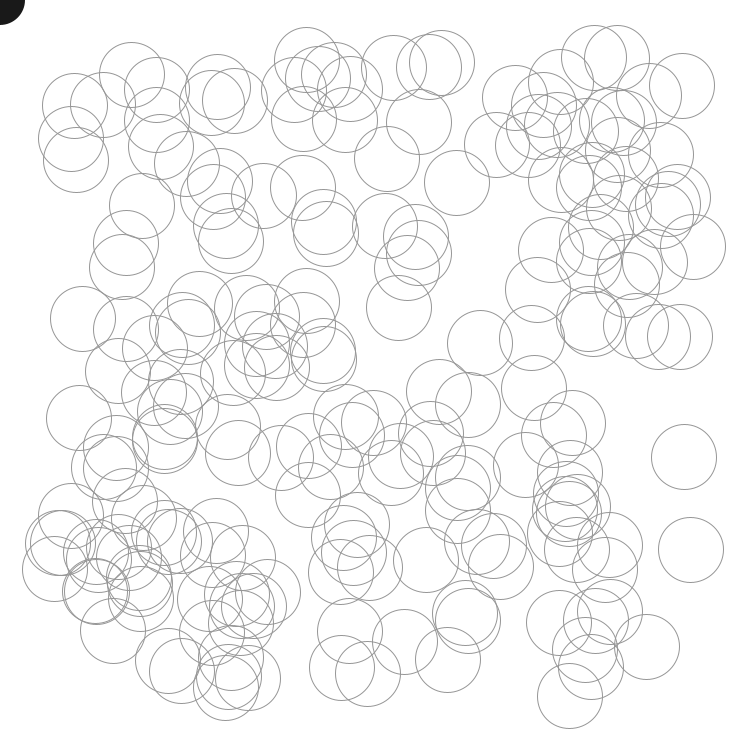
Frame 1 (no input)
Frame 60 (the mouse pressed at the canvas centre just before this capture): identical to frame 1, image omitted
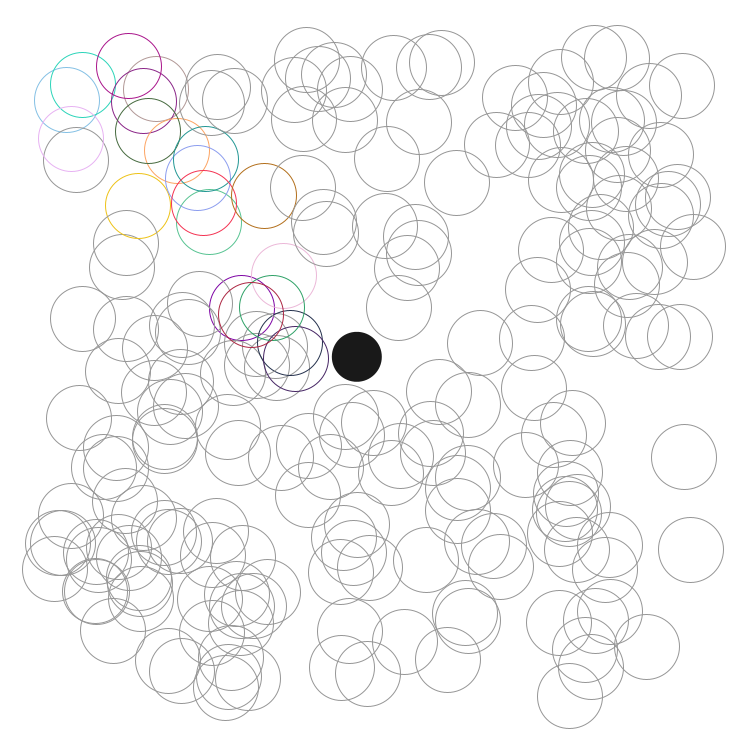
Frame 120 (the mouse held since frame 60 and released just before this capture)

The Processing sketch that drew these frames (run headless with seeded random() and noise(); from frame 60 on, the mouse is pressed at the canvas centre):

// Processing sketch: processing_141700
// ── processing_141700.pde

BankRobber br1;
BankWall[] bw1;
float x, y;

void setup() {
  size(750, 750);
  background(255);
  br1 = new BankRobber();
  
  x = random(50, 700);
  y = random(50, 700);
  bw1 = new BankWall[200];
  for (int i = 0; i < 200; i++) {
     bw1[i] = new BankWall(random(50, 700),random(50, 700)); 
  }
  
}

void draw() {
  background(255);
  br1.display();
  br1.run();
 
 for (int i = 0; i < 200; i++) {
     bw1[i].display();
     if (bw1[i].touching(br1)) {
       bw1[i].moveWall(); 
     }
     bw1[i].moveBack();
  }
  
}

//------------
//BANK CLASS
//------------

class BankWall {
    
  float x, orig_x, y, orig_y;
  float e = .05;
  float radius = 32.5;
  
  float r = random(255);
  float g = random(255);
  float bl = random(255);
  color c = color(150);
 
  BankWall(float _x, float _y) {
    x = _x;
    y = _y;
    orig_x = x;
    orig_y = y;
  }
 
  void display() {
    stroke(c);
    noFill();
    ellipse(x, y,65,65);
    
  }
 
 //check if the BankRobber is touching the bank wall
  boolean touching(BankRobber b) {
   boolean bool = false;
   float d = dist(x,y, b.x, b.y);
   if (d < b.radius*2) {
     bool = true;
   }
   return bool;
  }
  
  //if the BankRobber is touching, we want to move our wall
  void moveWall() {
    float runX = mouseX - x;
    float runY = mouseY - y;
    
    if (abs(runX) > 1) {
      //offest x position to create easing effect
      x -= runX * e;
    }
    if (abs(runY) > 1) {
      //offest y position to create easing effect
      y -= runY * e;
    }
  }
  void moveBack() {
    if (x != orig_x) {
      if (x > orig_x) {
       x -= 0.4;
      } else {
       x += 0.4;
      }
      c = color(r,g,bl);
    }
    if (y != orig_y) {
      if (y > orig_y) {
       y -= 0.4;
      } else {
       y += 0.4;
      }
    } 
  }
  
}

//------------
//BANKROBBER CLASS
//------------

class BankRobber {
 
  float x, y, e;
  float radius = 25;
 
 BankRobber() {
   x = 0;
   y = 0;
   e = .05;
 }
 
 void display() {
   noStroke();
   fill(25);
   ellipse(x, y, 50, 50);  
 }
 
 void run() {
    float runX = mouseX - x;
    float runY = mouseY - y;
    
    if (abs(runX) > 1) {
      //offest x position to create easing effect
      x += runX * e;
    }
    if (abs(runY) > 1) {
      //offest y position to create easing effect
      y += runY * e;
    }
 }
 
}
